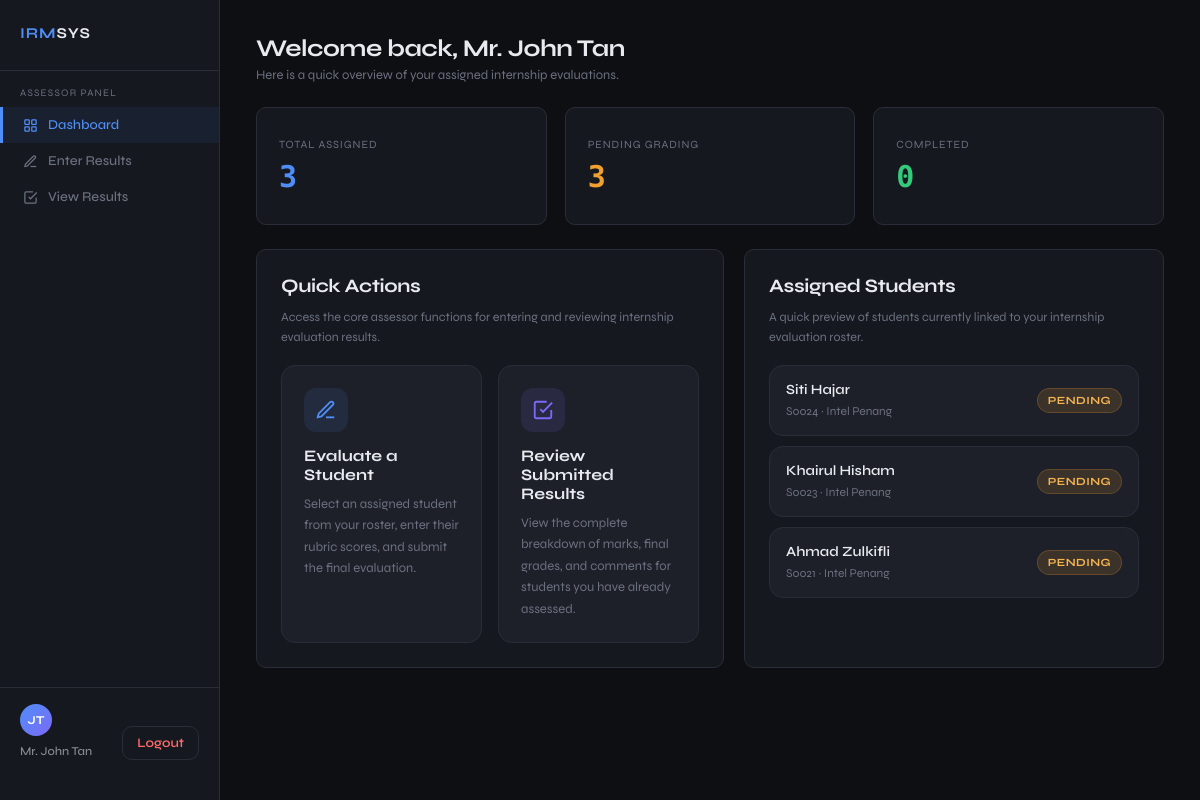
Page /src/assessor_dashboard.php (signed in) on the earlier database version.
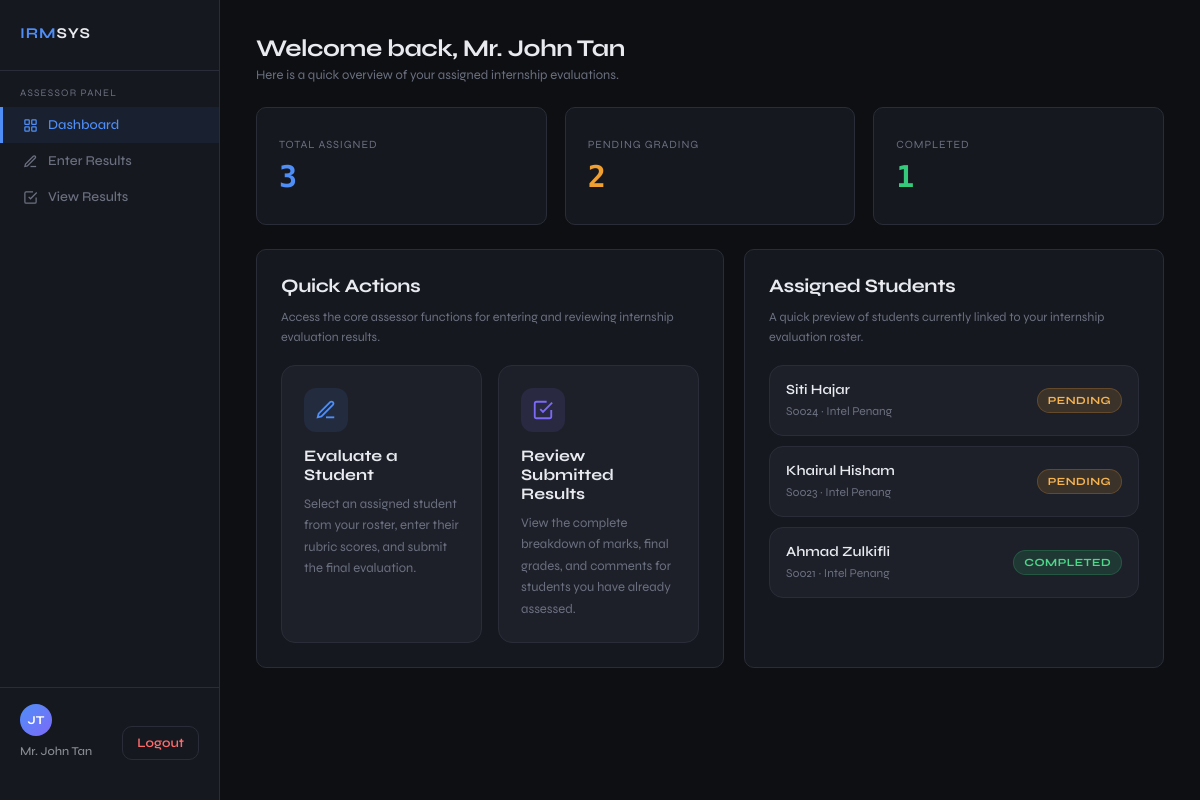
Same page on the later database version.
### tables this page shows
CREATE TABLE internships (
    internship_id   INT AUTO_INCREMENT PRIMARY KEY,
    student_id      VARCHAR(10) NOT NULL UNIQUE,
    lecturer_id     INT DEFAULT NULL,
    supervisor_id   INT DEFAULT NULL,
    company_name    VARCHAR(150) DEFAULT NULL,
    industry        VARCHAR(100) DEFAULT NULL,
    start_date      DATE DEFAULT NULL,
    end_date        DATE DEFAULT NULL,
    status          ENUM('unassigned','pending','completed') DEFAULT 'unassigned',
    notes           TEXT,
    created_at      DATETIME DEFAULT CURRENT_TIMESTAMP,
    updated_at      DATETIME DEFAULT CURRENT_TIMESTAMP ON UPDATE CURRENT_TIMESTAMP,

    FOREIGN KEY (student_id)    REFERENCES students(student_id) ON DELETE CASCADE,
    FOREIGN KEY (lecturer_id)   REFERENCES users(user_id) ON DELETE SET NULL,
    FOREIGN KEY (supervisor_id) REFERENCES users(user_id) ON DELETE SET NULL
);

CREATE TABLE students (
    student_id  VARCHAR(10)  PRIMARY KEY,
    full_name   VARCHAR(100) NOT NULL,
    programme   ENUM('Engineering','Arts and Design','Computer Science','Finance') NOT NULL,
    email       VARCHAR(100) NOT NULL UNIQUE,
    status      ENUM('active','inactive') DEFAULT 'active',
    created_at  DATETIME DEFAULT CURRENT_TIMESTAMP
);

### src/assessor_dashboard.php (the view, shortened to what the changed rows need)
<?php
$conn = getConnection();
$user_id = (int)($_SESSION['user_id'] ?? 0);
function e($value) {
    return htmlspecialchars((string)$value, ENT_QUOTES, 'UTF-8');
}
function scalar_prepared(mysqli $conn, string $sql, string $types = '', array $params = []): int {
    $stmt = $conn->prepare($sql);
    if ($types !== '' && !empty($params)) {
        $stmt->bind_param($types, ...$params);
    }
    $total = 0;
    if ($stmt->execute()) {
        $result = $stmt->get_result();
        if ($result && ($row = $result->fetch_assoc())) {
            $total = (int)($row['total'] ?? 0);
        }
    }
    return $total;
}
function get_assessor_dashboard_stats(mysqli $conn, int $user_id): array {
    $totalAssigned = scalar_prepared(
        $conn,
        "SELECT COUNT(*) AS total
         FROM internships
         WHERE lecturer_id = ? OR supervisor_id = ?",
        'ii',
        [$user_id, $user_id]
    );
    $pendingCount = scalar_prepared(
        $conn,
        "SELECT COUNT(*) AS total
         FROM internships
         WHERE (lecturer_id = ? OR supervisor_id = ?)
           AND status = 'pending'",
        'ii',
        [$user_id, $user_id]
    );
    $completedCount = scalar_prepared(
        $conn,
        "SELECT COUNT(*) AS total
         FROM internships
         WHERE (lecturer_id = ? OR supervisor_id = ?)
           AND status = 'completed'",
        'ii',
        [$user_id, $user_id]
    );
    return [
        'totalAssigned'   => $totalAssigned,
        'pendingCount'    => $pendingCount,
        'completedCount'  => $completedCount,
    ];
}
function get_my_students_preview(mysqli $conn, int $user_id, int $limit = 5): array {
    $items = [];
    $sql = "
        SELECT
            s.student_id,
            s.full_name AS student_name,
            i.company_name,
            i.status
        FROM internships i
        JOIN students s ON i.student_id = s.student_id
        WHERE (i.lecturer_id = ? OR i.supervisor_id = ?)
        ORDER BY
            FIELD(i.status, 'pending', 'completed', 'unassigned'),
            i.updated_at DESC,
            i.internship_id DESC
        LIMIT ?
    ";
    $stmt = $conn->prepare($sql);
    $stmt->bind_param('iii', $user_id, $user_id, $limit);
    if ($stmt->execute()) {
        $result = $stmt->get_result();
        while ($row = $result->fetch_assoc()) {
            $items[] = [
                'student_id'   => $row['student_id'] ?? '',
                'student_name' => $row['student_name'] ?? 'Unknown Student',
                'company_name' => $row['company_name'] ?? '-',
                'status'       => $row['status'] ?? 'pending',
            ];
        }
    }
    return $items;
}
$stats = get_assessor_dashboard_stats($conn, $user_id);
$studentPreview = get_my_students_preview($conn, $user_id, 5);
?>
<!DOCTYPE html>
<html lang="en">
<head>
</head>
<body>
<main class="main">
  <section class="stats-row">
    <div class="stat-card">
      <div class="stat-label">Pending Grading</div>
      <div class="stat-value amber"><?= (int)$stats['pendingCount'] ?></div>
    </div>
    <div class="stat-card">
      <div class="stat-label">Completed</div>
      <div class="stat-value green"><?= (int)$stats['completedCount'] ?></div>
    </div>
  </section>
  <section class="content-grid">
    <div class="panel">
      <?php if (!empty($studentPreview)): ?>
        <div class="student-list">
          <?php foreach ($studentPreview as $item): ?>
            <?php
              $status = strtolower($item['status']);
              $statusClass = 'status-pending';
              if ($status === 'completed') $statusClass = 'status-completed';
            ?>
            <div class="student-item">
              <div class="student-meta">
                <div class="student-name"><?= e($item['student_name']) ?></div>
                <div class="student-sub">
                  <?= e($item['student_id']) ?> · <?= e($item['company_name'] ?: '-') ?>
                </div>
              </div>
              <div class="status-badge <?= e($statusClass) ?>">
                <?= e($status) ?>
              </div>
            </div>
          <?php endforeach; ?>
        </div>
      <?php else: ?>
        <div class="empty-state">
          No students are currently assigned to your assessor account yet.
        </div>
      <?php endif; ?>
    </div>
  </section>
</main>
</body>
</html>

Differences in the rows shown:
changed internships "Ahmad Zulkifli": status "PENDING" → "COMPLETED"
Other differences:
$stats['pendingCount']: "3" → "2"
$stats['completedCount']: "0" → "1"
